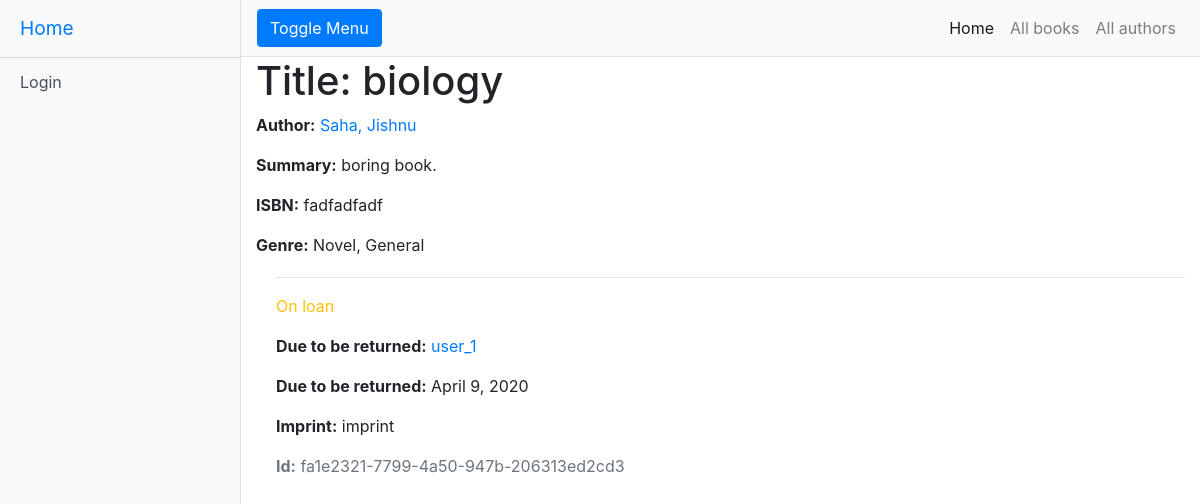
Page /catalog/book/3 on the earlier database version.
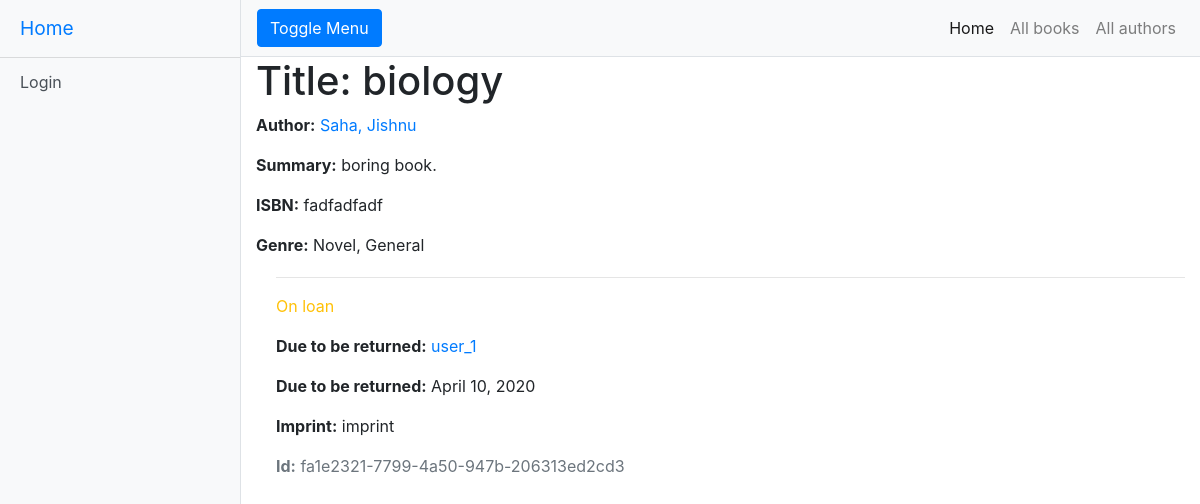
Same page on the later database version.
### catalog/models.py (models this page shows, shortened)
class BookInstance(models.Model):
    id = models.UUIDField(primary_key=True, default=uuid.uuid4, help_text='Unique ID for this particular book across whole library')
    book = models.ForeignKey('Book', on_delete=models.CASCADE, null=True)
    imprint = models.CharField(max_length=200)
    due_back = models.DateField(null=True, blank=True)
    borrower = models.ForeignKey(User, on_delete=models.SET_NULL, null=True, blank=True)
    LOAN_STATUS = (
        ('m', 'Maintenance'),
        ('o', 'On loan'),
        ('a', 'Available'),
        ('r', 'Reserved'),
    )
    status = models.CharField(
        max_length=1,
        choices=LOAN_STATUS,
        blank=True,
        default='a',
        help_text='Book availability',
    )
    class Meta:
        ordering = ['due_back']
        permissions = (("can_mark_returned", "Set book as returned"),)

### catalog/views.py (the view)
# urls.py: path('book/<int:pk>', views.BookDetailView.as_view(), name='book-detail'),
class BookDetailView(generic.DetailView):
    model = Book

### catalog/models.py (called while the page is built)
    def __str__(self):
        return self.name

    def get_absolute_url(self):
        return reverse('author-detail', args=[str(self.id)])

    def __str__(self):
        return f'{self.last_name}, {self.first_name}'

### catalog/templates/catalog/book_detail.html
{% extends "base_generic.html" %}
{% block content %}
  <h1>Title: {{ book.title }}</h1>
  <p><strong>Author:</strong> <a href="{{ book.author.get_absolute_url }}">{{ book.author }}</a></p>
  <p><strong>Summary:</strong> {{ book.summary }}</p>
  <p><strong>ISBN:</strong> {{ book.isbn }}</p>
  <p><strong>Genre:</strong> {{ book.genre.all|join:", " }}</p>
  <div style="margin-left:20px;margin-top:20px">
        {% for copy in book.bookinstance_set.all %}
          <hr>
          <p class="{% if copy.status == 'a' %}text-success{% elif copy.status == 'm' %}text-danger{% else %}text-warning{% endif %}">
            {{ copy.get_status_display }}
          </p>
          {% if copy.status != 'a' %}
              <p><strong>Due to be returned:</strong> <a href="">{{ copy.borrower }}</a></p>
            <p><strong>Due to be returned:</strong> {{ copy.due_back }}</p>
          {% endif %}
          <p><strong>Imprint:</strong> {{ copy.imprint }}</p>
          <p class="text-muted"><strong>Id:</strong> {{ copy.id }}</p>
        {% empty %}
            <h4>No Copies Available</h4>
        {% endfor %}
  </div>
{% endblock %}

Differences in the rows shown:
changed BookInstance "On loan": due_back "April 9, 2020" → "April 10, 2020"
